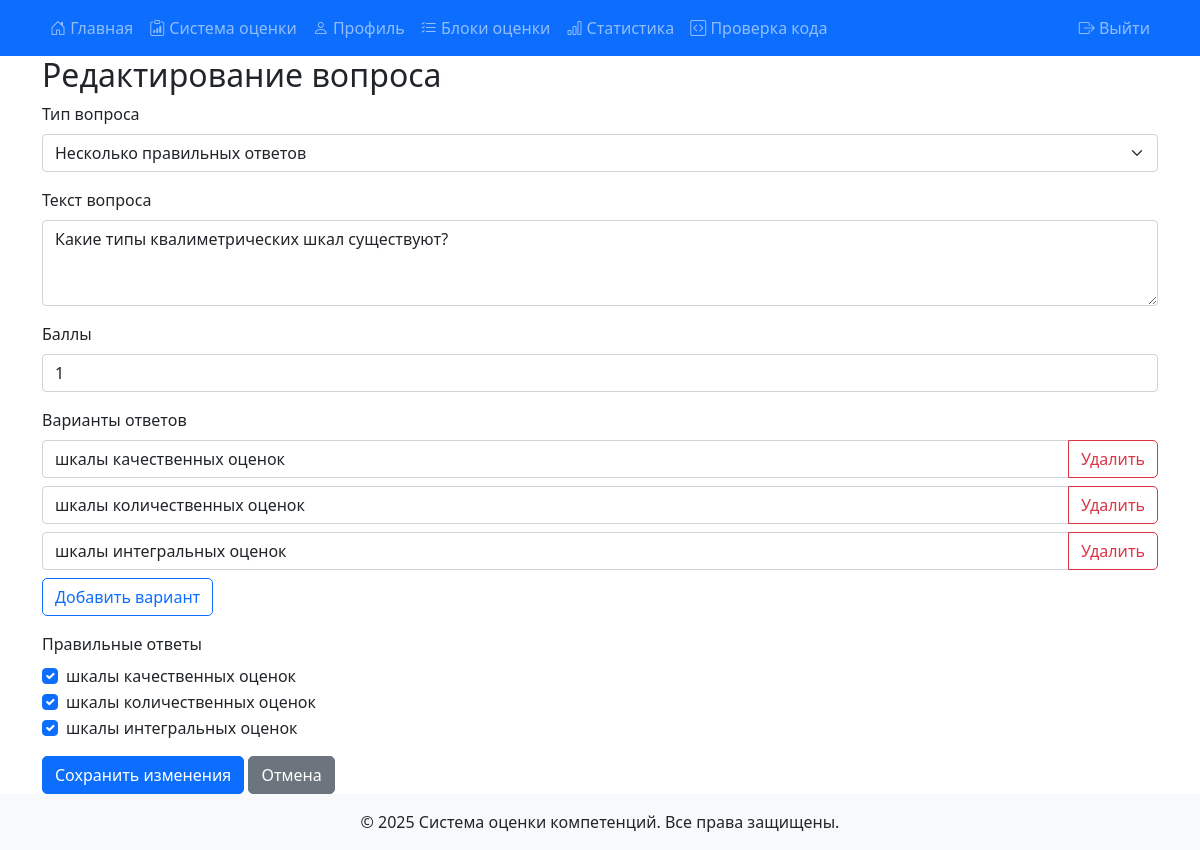
The page /edit_assessment_question/43 (signed in) on the database its author committed.
### models.py (models this page shows)
class AssessmentQuestion(db.Model):
    __tablename__ = 'assessment_question'
    id = db.Column(db.Integer, primary_key=True)
    block_id = db.Column(db.Integer, db.ForeignKey('assessment_block.id'), nullable=False)
    text = db.Column(db.Text, nullable=False)
    type = db.Column(db.String(20), nullable=False)
    options = db.Column(db.Text)
    correct_answer = db.Column(db.Text)
    correct_answer_description = db.Column(db.Text)
    points = db.Column(db.Integer, default=1)
    code_template = db.Column(db.Text)
    test_cases = db.Column(db.Text)
    example_solutions = db.Column(db.Text)
    block = db.relationship('AssessmentBlock', foreign_keys=[block_id])
    option_scores = db.Column(db.Text)
    description = db.Column(db.Text)
    criteria = db.Column(db.Text)
    max_score = db.Column(db.Float)
    weight = db.Column(db.Float)

### 1.py (the view, shortened to what this page needs)
@app.route('/edit_assessment_question/<int:question_id>', methods=['GET', 'POST'])
@role_required(['expert', 'admin'])
def edit_assessment_question(question_id):
    question = AssessmentQuestion.query.get_or_404(question_id)
    block = question.block
    return render_template('edit_assessment_question.html', question=question, block=block)

### 1.py (called while the page is built)
@login_manager.user_loader
def load_user(user_id):
    return db.session.get(User, int(user_id))

def debug_print(message):
    print(f"[DEBUG] {message}")
    logger.debug(message)
    with open('debug.log', 'a', encoding='utf-8') as f:
        f.write(f"{datetime.now().strftime('%Y-%m-%d %H:%M:%S')} - {message}\n")

def sync_session_role():
    if 'user_id' in session:
        user = db.session.get(User, session['user_id'])
        if user and session.get('role') != user.role:
            session['role'] = user.role
            debug_print(f"Synchronized session role to {user.role} for user {user.username}")

@app.before_request
def before_request():
    try:
        if current_user.is_authenticated and ('user_id' not in session or session.get('user_id') != current_user.id):
            session['user_id'] = current_user.id
            session['role'] = current_user.role
            session['username'] = current_user.username
            debug_print(f"Синхронизирована сессия с Flask-Login: user_id={current_user.id}")
        elif 'user_id' in session and not current_user.is_authenticated:
            user = db.session.get(User, session['user_id'])
            if user:
                login_user(user)
                debug_print(f"Восстановлена аутентификация из сессии: user_id={user.id}")
    except Exception as e:
        debug_print(f"Ошибка синхронизации аутентификации: {str(e)}")

    @app.template_filter('from_json')
    def from_json_filter(value):
        try:
            return json.loads(value)
        except (json.JSONDecodeError, TypeError):
            return value

### templates/edit_assessment_question.html (shortened to what this page needs)
{% extends "base.html" %}
{% block content %}
<div class="container">
    <h2>Редактирование вопроса</h2>
    <form method="POST">
        <div class="mb-3">
            <label for="type" class="form-label">Тип вопроса</label>
            <select class="form-select" id="type" name="type" required>
                <option value="multiple" {% if question.type == 'multiple' %}selected{% endif %}>Несколько правильных ответов</option>
            </select>
        </div>
        <div class="mb-3">
            <label for="text" class="form-label">Текст вопроса</label>
            <textarea class="form-control" id="text" name="text" rows="3" required>{{ question.text }}</textarea>
        </div>
        <div class="mb-3">
            <label for="points" class="form-label">Баллы</label>
            <input type="number" class="form-control" id="points" name="points" step="0.1" min="0" value="{{ question.points }}" required>
        </div>
        <div id="options-container" class="mb-3" {% if question.type not in ['single', 'multiple'] %}style="display: none;"{% endif %}>
            <label class="form-label">Варианты ответов</label>
            <div id="options-list">
                {% if question.options %}
                    {% set options = question.options|from_json %}
                    {% for option in options %}
                        <div class="input-group mb-2">
                            <input type="text" class="form-control" name="options[]" value="{{ option }}" required>
                            <button type="button" class="btn btn-outline-danger remove-option">Удалить</button>
                        </div>
                    {% endfor %}
                {% endif %}
            </div>
            <button type="button" class="btn btn-outline-primary" id="add-option">Добавить вариант</button>
        </div>
        <div id="correct-answers-container" class="mb-3" {% if question.type not in ['single', 'multiple'] %}style="display: none;"{% endif %}>
            <label class="form-label">Правильные ответы</label>
            {% if question.correct_answer %}
                {% set correct_answers = question.correct_answer|from_json %}
                {% for answer in correct_answers %}
                    <div class="form-check">
                        <input class="form-check-input" type="checkbox" name="correct_answers[]" value="{{ answer }}" checked>
                        <label class="form-check-label">{{ answer }}</label>
                    </div>
                {% endfor %}
            {% endif %}
        </div>
        <button type="submit" class="btn btn-primary">Сохранить изменения</button>
        <a href="{{ url_for('assessment_questions', block_id=block.id) }}" class="btn btn-secondary">Отмена</a>
    </form>
</div>
{% endblock %}

### templates/base.html (style rules this page uses)
body { min-height: 100vh; display: flex; flex-direction: column; }
.btn { border-radius: 5px; }

### rows shown on the page
AssessmentQuestion: type "Несколько правильных ответов", text "Какие типы квалиметрических шкал существуют?", points "1"

### other values the page prints
{{ answer }} "шкалы качественных оценок" "шкалы количественных оценок" "шкалы интегральных оценок"
